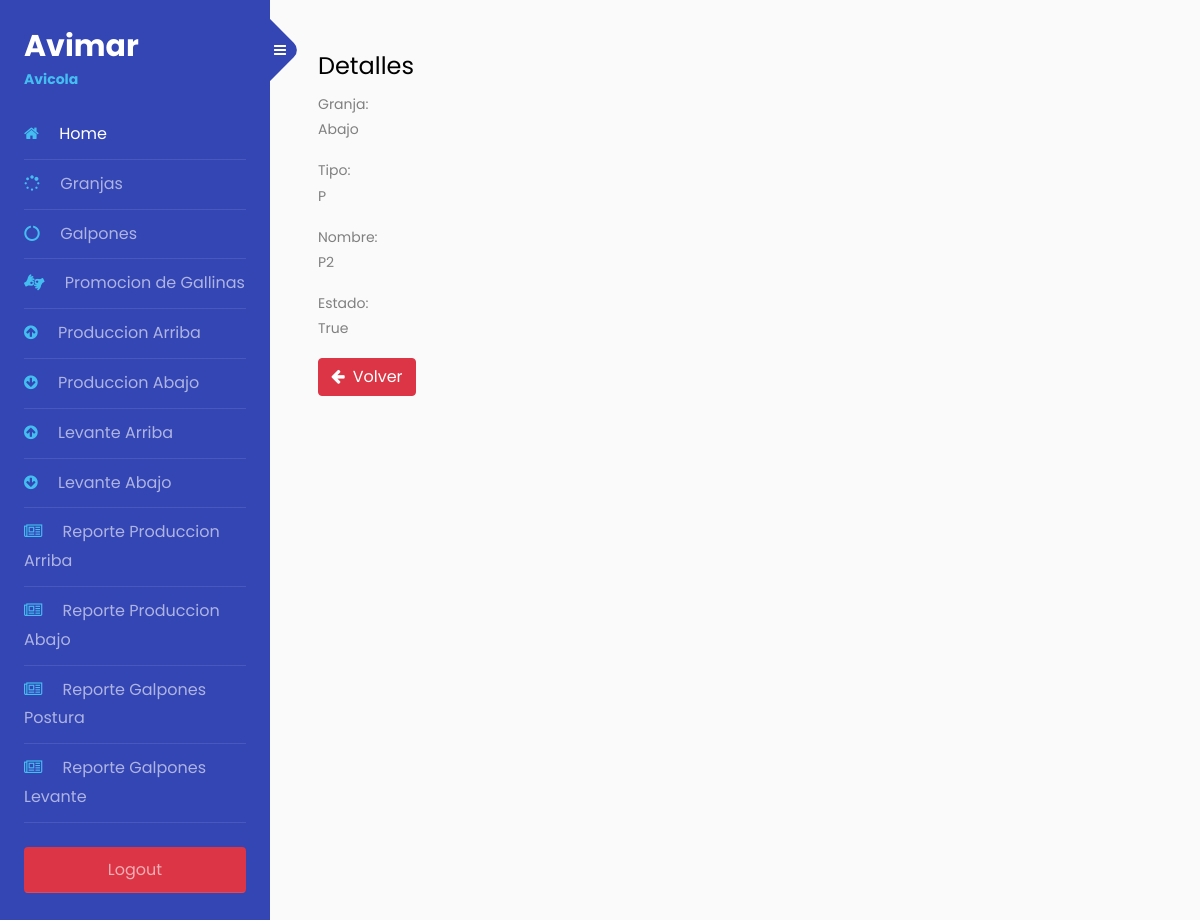
Before: /shed/detalle/5 (signed in) with the older database file.
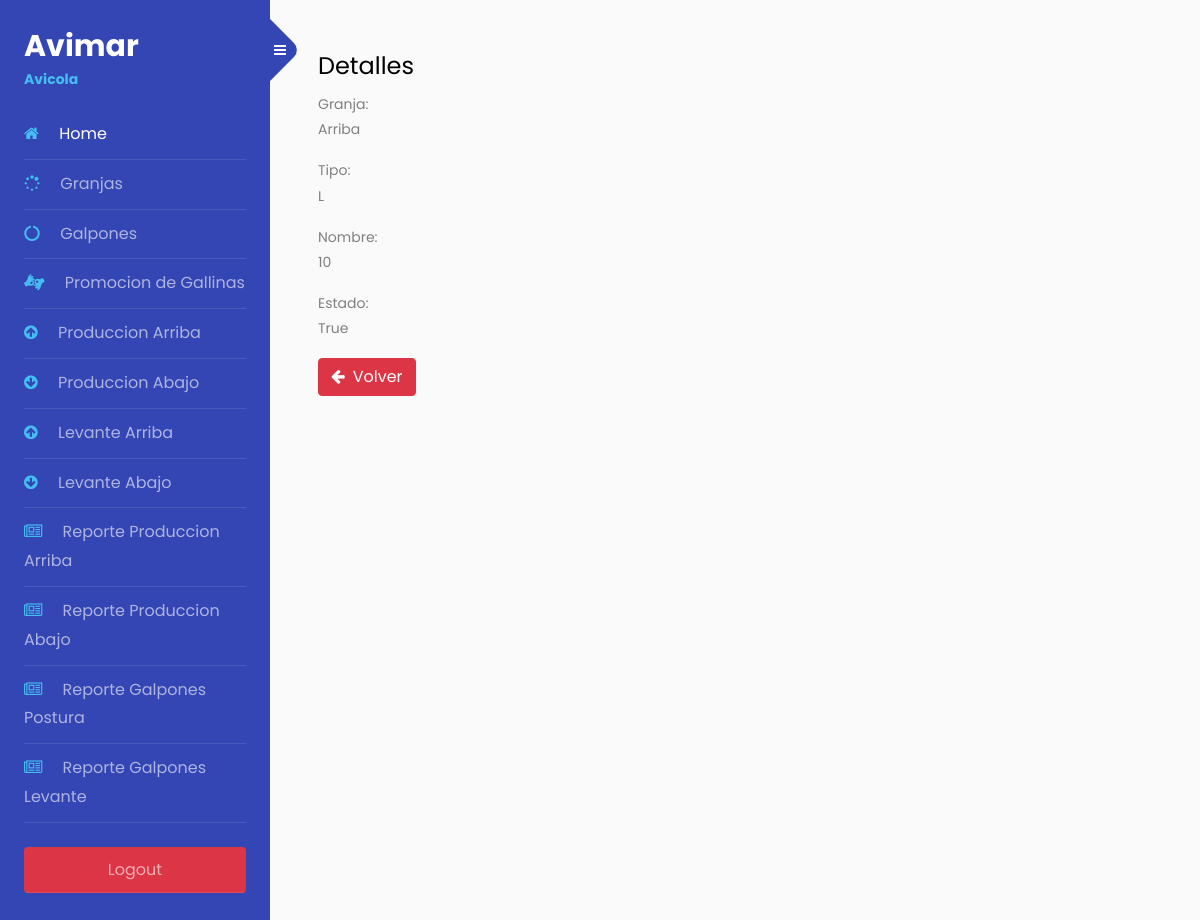
After: the same page with the newer database file.
### sheds/models.py (models this page shows, shortened)
class Shed(models.Model):
    TYPE_CHOICES =[
        ('P', 'Produccion'),
        ('L', 'Levante')
    ]
    farm = models.ForeignKey(
        Farm,
        on_delete=models.CASCADE
    )
    type = models.CharField(
        max_length=2,
        choices= TYPE_CHOICES
    )
    name = models.IntegerField()
    is_active = models.BooleanField(
        default=True,
    )
    created = models.DateTimeField(
        auto_now_add=True,
    )
    updated = models.DateTimeField(
        auto_now=True,
    )
    class Meta:
        verbose_name = "Shed"
        verbose_name_plural = "Sheds"
        ordering = ('-type','farm')

### farms/models.py (models this page shows, shortened)
class Farm(models.Model):
    name = models.CharField(
        max_length=50,
        unique=True)
    is_active = models.BooleanField(
        default=True,
    )
    created = models.DateTimeField(
        auto_now_add=True,
    )
    updated = models.DateTimeField(
        auto_now=True,
    )
    class Meta:
        verbose_name = "Farm"
        verbose_name_plural = "Farms"
    def __str__(self):
        return self.name

### sheds/views.py (the view)
# urls.py: path('detalle/<int:pk>', ShedDetalle.as_view(template_name = "shed/detalles.html"), name='detalles_shed'),
class ShedDetalle(LoginRequiredMixin,DetailView):
    model = Shed

### sheds/templates/shed/detalles.html
{% extends 'farm/base.html' %}
{% block content %}
{% load static %}
{% if 'sheds.view_shed' in user.get_all_permissions %}
<h4>Detalles</h4>
<p><span class="txt_negrita">Granja:</span> <br> {{object.farm}}</p>
<p><span class="txt_negrita">Tipo:</span> <br> {{object.type}}</p>
<p><span class="txt_negrita">Nombre:</span> <br> {{object.name}}</p>
<p><span class="txt_negrita">Estado:</span> <br> {{object.is_active}}</p>
<a href="../"  class="btn btn-danger"><span class="fa fa-arrow-left mr-2"></span>Volver</a>
{% endif %}
{% endblock %}

Changed rows visible on the page:
changed Shed "True": farm "Abajo" → "Arriba"; type "P" → "L"; name "P2" → "10"
